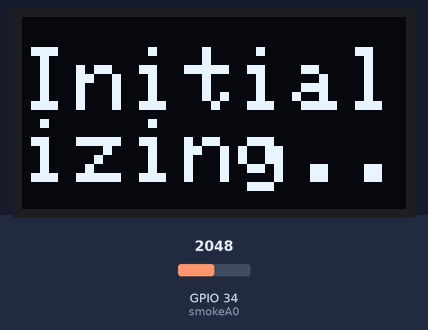
A sketch run on a simulated ESP32. On the bench: 128×64 one-colour display. The inputs (shaded band) are chosen by the test bench; at power-on: GPIO 34 (smokeA0) = 2048. WiFi joins after 1.5 s; servers stay silent unless stated.

Above: at 1.9 s.
At 4.9 s:
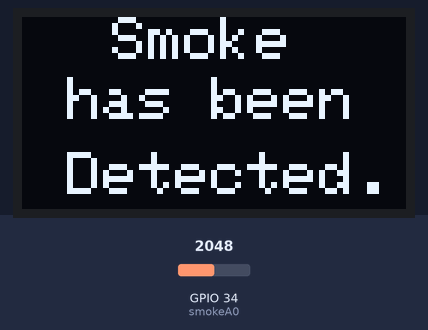
5.0 s: GPIO 34 (smokeA0) set to 39
8.0 s: GPIO 34 (smokeA0) set to 32
At 10.3 s:
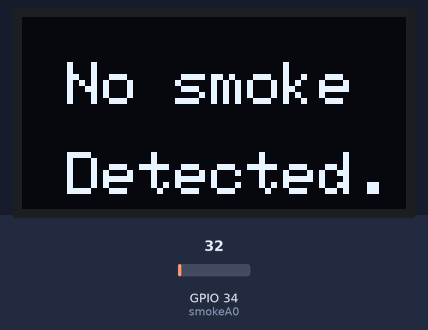
10.8 s: GPIO 34 (smokeA0) set to 140
At 12.2 s:
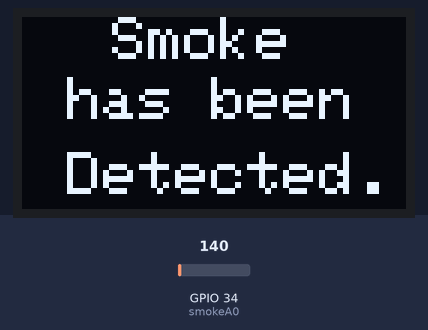
13.3 s: GPIO 34 (smokeA0) set to 0
At 15.3 s:
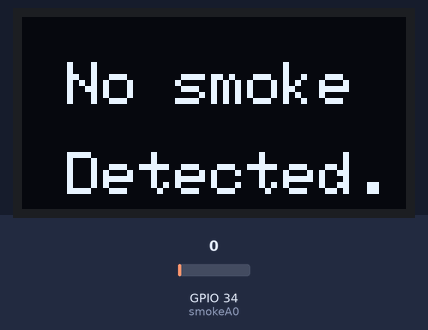
Timing chart, 0 to 16.8 s (numbered marks = the images above; inputs shaded):
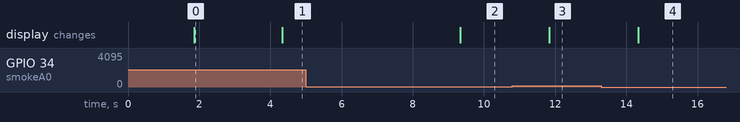

Measured:
- the behaviour switches between 35 and 34 on GPIO 34 (smokeA0) (found by bisection; images 1 and 2)
- after the input at 5.0 s, every drawn part: stays the same
- after the input at 8.0 s, the display: changes after 1.3 s (image 2)
- after the input at 10.8 s, the display: changes after 1.0 s (image 3)
- after the input at 13.3 s, the display: changes after 1.0 s (image 4)
- what the display in image 0 shows lasts 2.4 s, from 1.9 s to 4.3 s

The sketch:

AirSafe_IoT.ino
```cpp
#define BLYNK_TEMPLATE_ID "YOUR_TEMPLATE_ID"
#define BLYNK_TEMPLATE_NAME "Smoke Detector System"
#define BLYNK_AUTH_TOKEN "qu3MLaPREtmZd7vv1j4Q1sV9nMF0d56w"

#include <WiFi.h>
#include <WiFiClient.h>
#include <BlynkSimpleEsp32.h>
#include <Adafruit_GFX.h>
#include <Adafruit_SSD1306.h>

// OLED display configuration
#define SCREEN_WIDTH 128
#define SCREEN_HEIGHT 64
#define OLED_RESET -1
Adafruit_SSD1306 display(SCREEN_WIDTH, SCREEN_HEIGHT);

char auth[] = BLYNK_AUTH_TOKEN;
char ssid[] = "off ja";
char pass[] = "12345678";

BlynkTimer timer;

const int smokeA0 = 34;
int sensorThres = 100;
int data;

void sendSensor() {
    data = analogRead(smokeA0);
    Blynk.virtualWrite(V0, data);

    if (data > 34) {
        Blynk.logEvent("smoke_has_been_detected_in_the_house", "Smoke has been detected in the house");

        display.clearDisplay();
        display.setTextSize(2);
        display.setCursor(30, 0);
        display.println(F("Smoke"));
        display.setCursor(15, 20);
        display.println(F("has been"));
        display.setCursor(15, 45);
        display.println(F("Detected."));
        display.display();
    } else {
        display.clearDisplay();
        display.setTextSize(2);
        display.setCursor(15, 15);
        display.println(F("No smoke"));
        display.setCursor(15, 45);
        display.println(F("Detected."));
        display.display();
    }
}

void setup() {
    Serial.begin(9600);
    Blynk.begin(auth, ssid, pass);
    pinMode(smokeA0, INPUT);
    timer.setInterval(2500L, sendSensor);

    if (!display.begin(SSD1306_SWITCHCAPVCC, 0x3C)) {
        Serial.println(F("SSD1306 allocation failed"));
        return;  // Exit setup instead of infinite loop
    }

    display.clearDisplay();
    display.setTextSize(3);
    display.setTextColor(SSD1306_WHITE);
    display.setCursor(0, 10);
    display.println(F("Initializing..."));
    display.display();
}

void loop() {
    Blynk.run();
    timer.run();
}
```
